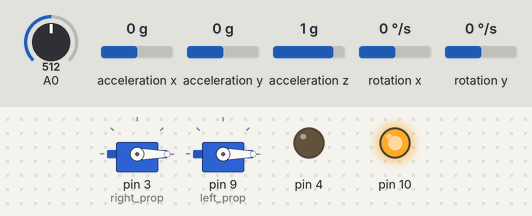
Simulated run of this sketch. Board: Arduino Uno, built with avr-gcc and run on an emulated ATmega328P. Parts: 2 × servo, output pins drawn as LEDs (lit = HIGH). Wiring (inferred from the names in the program): MPU-6050 motion sensor at I2C address 0x68. Inputs (shaded band) come from the test bench; at power-on: A0 = 512, acceleration z 1 g, acceleration x 0 g, acceleration y 0 g, rotation x 0 °/s, rotation y 0 °/s. No radio packets arrive unless stated; what the sketch prints to the serial monitor is not drawn.

Above: at 8.2 s.
8.3 s: A0 set to 890
9.8 s: A0 set to 912
At 10.4 s:
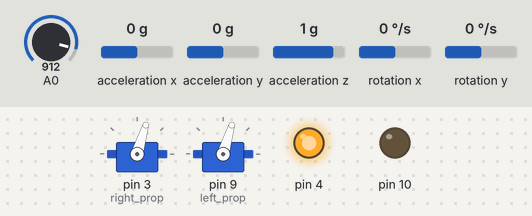
11.3 s: acceleration z set to 0 g
At 12.5 s:
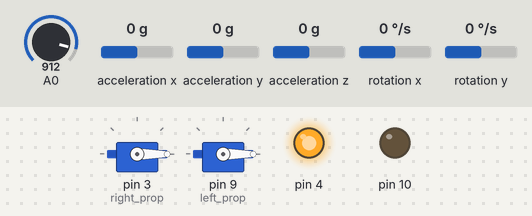
12.8 s: A0 set to 30
At 13.9 s:
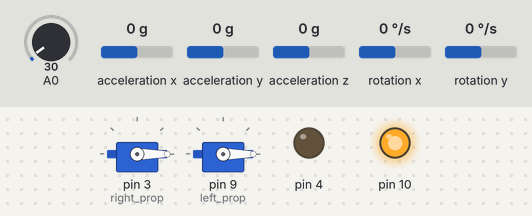
Timing chart, 0 to 15.3 s (numbered marks = the images above; inputs shaded):
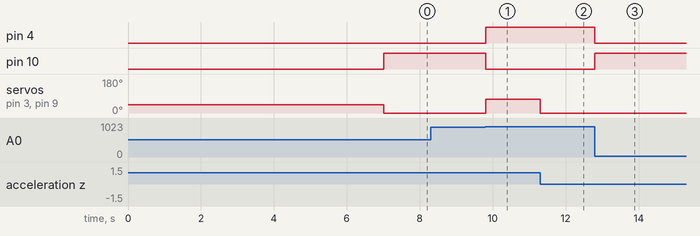

Measured:
- the behaviour switches between 900 and 901 on A0 (found by bisection; images 0 and 1)
- after the input at 9.8 s, pin 4: LOW → HIGH at once; pin 10: HIGH → LOW at once; servo on pin 3 (right_prop), servo on pin 9 (left_prop): 0° → 73° at once
- after the input at 11.3 s, servo on pin 3 (right_prop), servo on pin 9 (left_prop): 73° → 0° at once
- after the input at 12.8 s, pin 4: HIGH → LOW at once; pin 10: LOW → HIGH at once

The sketch:

QUAD.ino
```cpp
#include <Wire.h>
#include <Servo.h>
#include<SPI.h>
#include <nRF24L01.h>
#include <printf.h>
#include <RF24.h>
#include <RF24_config.h>


Servo right_prop;
Servo left_prop;

const uint64_t pipeIn = 0xE8E8F0F0E1LL;     //Remember that this code is the same as in the transmitter
RF24 radio(7, 8);  //CE and CSN pins

struct Received_data {
  float Array[5];
};


/*MPU-6050 gives you 16 bits data so you have to create some 16int constants
 * to store the data for accelerations and gyro*/

int16_t Acc_rawX, Acc_rawY, Acc_rawZ,Gyr_rawX, Gyr_rawY, Gyr_rawZ;


float Acceleration_angle[2];
float Gyro_angle[2];
float Total_angle[2];


float elapsedTime, time, timePrev;
int i;
float rad_to_deg = 180/3.141592654;

float PID, pwmLeft, pwmRight, error, previous_error;
float pid_p=0;
float pid_i=0;
float pid_d=0;
/////////////////PID CONSTANTS/////////////////

///////////////////////////////////////////////

double throttle=1300; //initial value of throttle to the motors
float desired_angle = 0; //This is the angle in which we whant the
                         //balance to stay steady

int switch_State;

float kp;
float kd;
float ki;
float throttle_increase_right;
float throttle_increase_left;
Received_data received_data;

void setup() {
  Wire.begin(); //begin the wire comunication
  Wire.beginTransmission(0x68);
  Wire.write(0x6B);
  Wire.write(0);
  Wire.endTransmission(true);
  Serial.begin(250000);
  right_prop.attach(3); //attatch the right motor to pin 3
  left_prop.attach(9);  //attatch the left motor to pin 5

  time = millis(); //Start counting time in milliseconds
  /*In order to start up the ESCs we have to send a min value
   * of PWM to them before connecting the battery. Otherwise
   * the ESCs won't start up or enter in the configure mode.
   * The min value is 1000us and max is 2000us, REMEMBER!*/
  left_prop.writeMicroseconds(1000);
  right_prop.writeMicroseconds(1000);
 radio.begin();
radio.setAutoAck(false);
radio.setDataRate(RF24_250KBPS);
radio.openReadingPipe(1,pipeIn);
//We start the radio comunication
radio.startListening();

time = millis(); //Start counting time in milliseconds

pinMode(4, OUTPUT);
pinMode(10, OUTPUT);
delay(7000); /*Give some delay, 7s, to have time to connect
*the propellers and let everything start up*/
}//end of setup void

unsigned long last_Time = 0;

void receive_the_data()
{
  if(radio.available())
  {
  radio.read(&received_data, sizeof(Received_data));
  last_Time = millis(); //Here we receive the data
}
}


void loop() {

receive_the_data();
  kp = received_data.Array[0];
  kd = received_data.Array[1];
  ki = received_data.Array[2];

  throttle_increase_right = received_data.Array[3];
  throttle_increase_left = received_data.Array[4];


    timePrev = time;  // the previous time is stored before the actual time read
    time = millis();  // actual time read
    elapsedTime = (time - timePrev) / 1000;

  /*The tiemStep is the time that elapsed since the previous loop.
   * This is the value that we will use in the formulas as "elapsedTime"
   * in seconds. We work in ms so we haveto divide the value by 1000
   to obtain seconds*/

  /*Reed the values that the accelerometre gives.
   * We know that the slave adress for this IMU is 0x68 in
   * hexadecimal. For that in the RequestFrom and the
   * begin functions we have to put this value.*/

     Wire.beginTransmission(0x68);
     Wire.write(0x3B); //Ask for the 0x3B register- correspond to AcX
     Wire.endTransmission(false);
     Wire.requestFrom(0x68,6,true);

   /*We have asked for the 0x3B register. The IMU will send a brust of register.
    * The amount of register to read is specify in the requestFrom function.
    * In this case we request 6 registers. Each value of acceleration is made out of
    * two 8bits registers, low values and high values. For that we request the 6 of them
    * and just make then sum of each pair. For that we shift to the left the high values
    * register (<<) and make an or (|) operation to add the low values.*/

     Acc_rawX=Wire.read()<<8|Wire.read(); //each value needs two registres
     Acc_rawY=Wire.read()<<8|Wire.read();
     Acc_rawZ=Wire.read()<<8|Wire.read();


    /*///This is the part where you need to calculate the angles using Euler equations///*/

    /* - Now, to obtain the values of acceleration in "g" units we first have to divide the raw
     * values that we have just read by 16384.0 because that is the value that the MPU6050
     * datasheet gives us.*/
    /* - Next we have to calculate the radian to degree value by dividing 180º by the PI number
    * which is 3.141592654 and store this value in the rad_to_deg variable. In order to not have
    * to calculate this value in each loop we have done that just once before the setup void.
    */

    /* Now we can apply the Euler formula. The atan will calculate the arctangent. The
     *  pow(a,b) will elevate the a value to the b power. And finnaly sqrt function
     *  will calculate the rooth square.*/
     /*---X---*/
     Acceleration_angle[0] = atan((Acc_rawY/16384.0)/sqrt(pow((Acc_rawX/16384.0),2) + pow((Acc_rawZ/16384.0),2)))*rad_to_deg;
     /*---Y---*/
     Acceleration_angle[1] = atan(-1*(Acc_rawX/16384.0)/sqrt(pow((Acc_rawY/16384.0),2) + pow((Acc_rawZ/16384.0),2)))*rad_to_deg;

   /*Now we read the Gyro data in the same way as the Acc data. The adress for the
    * gyro data starts at 0x43. We can see this adresses if we look at the register map
    * of the MPU6050. In this case we request just 4 values. W don¡t want the gyro for
    * the Z axis (YAW).*/

   Wire.beginTransmission(0x68);
   Wire.write(0x43); //Gyro data first adress
   Wire.endTransmission(false);
   Wire.requestFrom(0x68,4,true); //Just 4 registers

   Gyr_rawX=Wire.read()<<8|Wire.read(); //Once again we shif and sum
   Gyr_rawY=Wire.read()<<8|Wire.read();

   /*Now in order to obtain the gyro data in degrees/seconda we have to divide first
   the raw value by 131 because that's the value that the datasheet gives us*/

   /*---X---*/
   Gyro_angle[0] = Gyr_rawX/131.0;
   /*---Y---*/
   Gyro_angle[1] = Gyr_rawY/131.0;

   /*Now in order to obtain degrees we have to multiply the degree/seconds
   *value by the elapsedTime.*/
   /*Finnaly we can apply the final filter where we add the acceleration
   *part that afects the angles and ofcourse multiply by 0.98 */

   /*---X axis angle---*/
   Total_angle[0] = 0.98 *(Total_angle[0] + Gyro_angle[0]*elapsedTime) + 0.02*Acceleration_angle[0];
   /*---Y axis angle---*/
   Total_angle[1] = 0.98 *(Total_angle[1] + Gyro_angle[1]*elapsedTime) + 0.02*Acceleration_angle[1];

   /*Now we have our angles in degree and values from -10º0 to 100º aprox*/
    Serial.print("X: ");
    Serial.println(Total_angle[0]);
    Serial.print("Y: ");
    Serial.println(Total_angle[1]);


/*///////////////////////////P I D///////////////////////////////////*/
/*Remember that for the balance we will use just one axis. I've choose the x angle
to implement the PID with. That means that the x axis of the IMU has to be paralel to
the balance*/

/*First calculate the error between the desired angle and
*the real measured angle*/
error = Total_angle[1] - desired_angle;

/*Next the proportional value of the PID is just a proportional constant
*multiplied by the error*/

pid_p = kp*error;

/*The integral part should only act if we are close to the
desired position but we want to fine tune the error. That's
why I've made a if operation for an error between -2 and 2 degree.
To integrate we just sum the previous integral value with the
error multiplied by  the integral constant. This will integrate (increase)
the value each loop till we reach the 0 point*/
if(-3 <error <3)
{
  pid_i = pid_i+(ki*error);
}

/*The last part is the derivate. The derivate acts upon the speed of the error.
As we know the speed is the amount of error that produced in a certain amount of
time divided by that time. For taht we will use a variable called previous_error.
We substract that value from the actual error and divide all by the elapsed time.
Finnaly we multiply the result by the derivate constant*/

pid_d = kd*((error - previous_error)/elapsedTime);

/*The final PID values is the sum of each of this 3 parts*/
PID = pid_p + pid_i + pid_d;

/*We know taht the min value of PWM signal is 1000us and the max is 2000. So that
tells us that the PID value can/s oscilate more than -1000 and 1000 because when we
have a value of 2000us the maximum value taht we could sybstract is 1000 and when
we have a value of 1000us for the PWM sihnal, the maximum value that we could add is 1000
to reach the maximum 2000us*/
if(PID < -1000)
{
  PID=-1000;
}
if(PID > 1000)
{
  PID=1000;
}

/*Finnaly we calculate the PWM width. We sum the desired throttle and the PID value*/
pwmLeft = throttle + PID; //Non slacker
pwmRight = throttle - PID; //Slacker


/*Once again we map the PWM values to be sure that we won't pass the min
and max values. Yes, we've already maped the PID values. But for example, for
throttle value of 1300, if we sum the max PID value we would have 2300us and
that will mess up the ESC.*/
//Right
if(pwmRight < 1000)
{
  pwmRight= 1000;
}
if(pwmRight > 2000)
{
  pwmRight=2000;
}
//Left
if(pwmLeft < 1000)
{
  pwmLeft= 1000;
}
if(pwmLeft > 2000)
{
  pwmLeft=2000;
}

/*Finnaly using the servo function we create the PWM pulses with the calculated
width for each pulse*/
switch_State = analogRead(0);

if(switch_State>900)
{
  digitalWrite(4, HIGH);
  digitalWrite(10, LOW);
 left_prop.writeMicroseconds(pwmLeft+throttle_increase_left);
right_prop.writeMicroseconds(pwmRight+throttle_increase_right);
previous_error = error; //Remember to store the previous error.
}

else
{

  digitalWrite(10, HIGH);
  digitalWrite(4, LOW);
  left_prop.writeMicroseconds(0);
right_prop.writeMicroseconds(0);
previous_error = error; //Remember to store the previous error.
}

}//end of loop void
```
